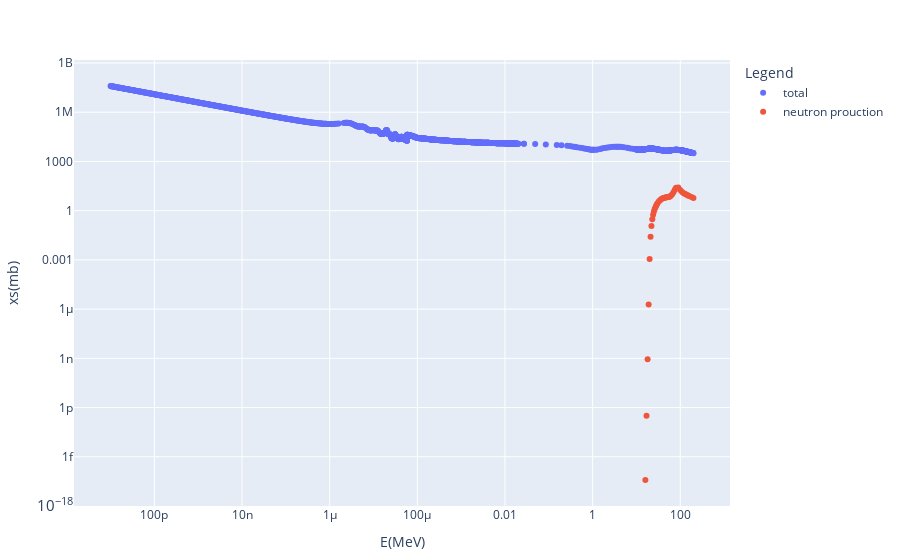

This figure's notebook cell:
### Code cell
x_axis, y_axis =  "E(MeV)", "xs(mb)"
df_total = get_total_neutron_cross_section("227Ac")
df = get_neutron_production_cross_sections("227Ac")[5]
trace = [scatter(x  = df_total[!,x_axis], y  = df_total[!,y_axis], mode="markers",
                name = "total"),
        scatter(x  = df[!,x_axis], y  = df[!,y_axis], mode="markers", name = "neutron prouction")]
plot(trace, Layout(xaxis_title = x_axis, yaxis_title = y_axis, 
                legend_title_text="Legend", yaxis_type = "log", xaxis_type = "log"))

### Figure 1 — Plotly figure (JSON) as saved in the notebook; plotly's stock layout.template omitted (floating-point values rounded to 4 significant figures; data arrays with more than 128 entries replaced by an {"elided": "..."} marker saying what was removed)
{"data": [{"mode": "markers", "name": "total", "type": "scatter", "x": {"elided": "1414 float values"}, "y": {"elided": "1414 float values"}}, {"mode": "markers", "name": "neutron prouction", "type": "scatter", "x": [15, 16, 17, 18, 19, 20, 21, 22, 23, 24, 25, 26, 27, 28, 29, 30, 32, 34, 36, 38, 40, 42, 44, 46, 48, 50, 52, 54, 56, 58, 60, 65, 70, 75, 80, 90, 100, 110.0, 120, 130, 140, 150, 160, 180, 200], "y": [0, 3.889e-17, 3.225e-13, 8.759e-10, 1.89e-06, 0.001139, 0.02539, 0.1161, 0.3025, 0.5614, 0.8669, 1.208, 1.563, 1.93, 2.339, 2.728, 3.495, 4.2, 4.817, 5.325, 5.713, 6.013, 6.227, 6.381, 6.504, 6.603, 6.714, 6.861, 7.075, 7.377, 7.778, 9.578, 13.2, 18.97, 25.16, 26.14, 18.31, 13.66, 11.47, 10.26, 9.325, 8.503, 7.864, 6.842, 6.001]}], "layout": {"legend": {"title": {"text": "Legend"}}, "margin": {"b": 50, "l": 50, "r": 50, "t": 60}, "xaxis": {"title": {"text": "E(MeV)"}, "type": "log"}, "yaxis": {"title": {"text": "xs(mb)"}, "type": "log"}}}
